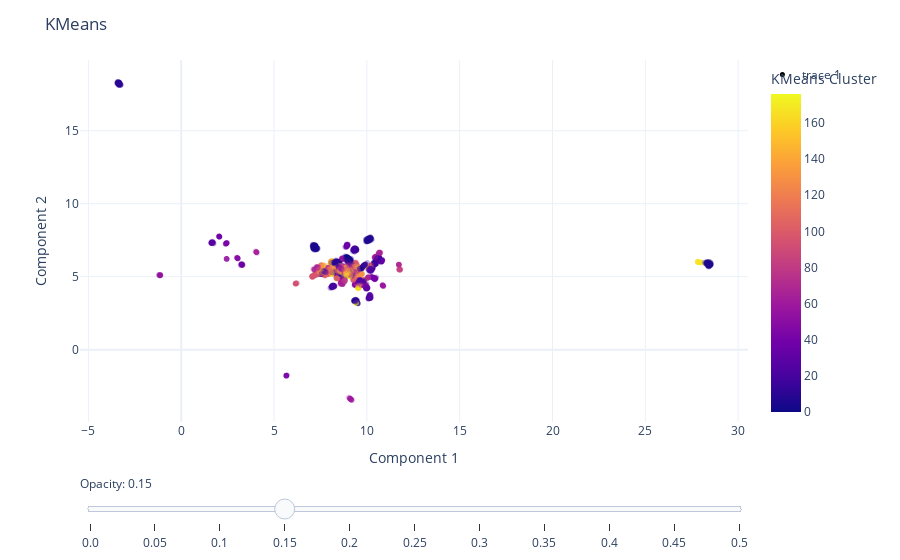

Here is the notebook cell this chart was saved with:
### Markdown cell above
### n dimensions

### Code cell
# Plot the training points
fig = px.scatter(
    data_frame = train_df,
    x = "Component 1",
    y = "Component 2", # Change components to visualize each of the 30 dimensions
    color = "KMeans Cluster",
    hover_data = ["taxon_id", "Target", "Media Cluster"],
    opacity = 0.3
) 

# Add the test points as a scatter trace
fig.add_trace(
    go.Scatter(
        x=test_df["Component 1"],  # x coordinates
        y=test_df["Component 2"],  # y coordinates
        mode='markers',
        marker=dict(
            color='black',  
            size=5,  
            opacity=1.0 
        ),
        text=test_df["Target"]  # marker hover text
    )
)

# Opacity slider
steps = []
for i in range(11):  # 0 to 1 in steps of 0.1
    step = dict(
        method="restyle",
        args=[{"marker.opacity": [i/20]}, [0]],  # Adjust opacity of the first trace only
        label=str(i/20)
    )
    steps.append(step)
sliders = [dict(
    active=3,  # initial value corresponding to opacity=0.3
    currentvalue={"prefix": "Opacity: "},
    pad={"t": 50},
    steps=steps
)]

fig.update_layout(
    sliders=sliders,
    title="KMeans",
    template="plotly_white",
)

fig.show()

### Figure 1 — Plotly figure (JSON) as saved in the notebook; plotly's stock layout.template omitted (floating-point values rounded to 4 significant figures; data arrays with more than 128 entries replaced by an {"elided": "..."} marker saying what was removed)
{"data": [{"customdata": {"elided": "8464x3 mixed values"}, "hovertemplate": "Component 1=%{x}<br>Component 2=%{y}<br>taxon_id=%{customdata[0]}<br>Target=%{customdata[1]}<br>Media Cluster=%{customdata[2]}<br>KMeans Cluster=%{marker.color}<extra></extra>", "legendgroup": "", "marker": {"color": {"elided": "8464 int values"}, "coloraxis": "coloraxis", "opacity": 0.3, "symbol": "circle"}, "mode": "markers", "name": "", "showlegend": false, "type": "scattergl", "x": {"elided": "8464 float values"}, "xaxis": "x", "y": {"elided": "8464 float values"}, "yaxis": "y"}, {"marker": {"color": "black", "opacity": 1, "size": 5}, "mode": "markers", "text": ["unknown", "unknown", "unknown", "unknown", "unknown", "unknown", "unknown", "unknown", "unknown", "unknown", "unknown", "unknown", "unknown", "unknown", "unknown", "unknown", "unknown", "unknown", "unknown", "unknown", "unknown", "unknown", "unknown"], "type": "scatter", "x": [7.7, 8.506, 8.858, 9.123, 8.825, 8.463, 8.928, 8.764, 8.512, 8.95, 8.411, 8.456, 7.965, 8.112, 8.921, 8.539, 8.941, 8.468, 8.873, 8.561, 8.928, 8.666, 8.428], "y": [5.244, 5.557, 5.363, 5.346, 5.371, 5.465, 5.288, 5.277, 5.503, 5.346, 5.393, 5.48, 5.26, 5.256, 5.352, 5.541, 5.34, 5.489, 5.365, 5.212, 5.392, 5.294, 5.462]}], "layout": {"coloraxis": {"colorbar": {"title": {"text": "KMeans Cluster"}}, "colorscale": [[0, "#0d0887"], [0.1111, "#46039f"], [0.2222, "#7201a8"], [0.3333, "#9c179e"], [0.4444, "#bd3786"], [0.5556, "#d8576b"], [0.6667, "#ed7953"], [0.7778, "#fb9f3a"], [0.8889, "#fdca26"], [1, "#f0f921"]]}, "legend": {"tracegroupgap": 0}, "margin": {"t": 60}, "sliders": [{"active": 3, "currentvalue": {"prefix": "Opacity: "}, "pad": {"t": 50}, "steps": [{"args": [{"marker.opacity": [0]}, [0]], "label": "0.0", "method": "restyle"}, {"args": [{"marker.opacity": [0.05]}, [0]], "label": "0.05", "method": "restyle"}, {"args": [{"marker.opacity": [0.1]}, [0]], "label": "0.1", "method": "restyle"}, {"args": [{"marker.opacity": [0.15]}, [0]], "label": "0.15", "method": "restyle"}, {"args": [{"marker.opacity": [0.2]}, [0]], "label": "0.2", "method": "restyle"}, {"args": [{"marker.opacity": [0.25]}, [0]], "label": "0.25", "method": "restyle"}, {"args": [{"marker.opacity": [0.3]}, [0]], "label": "0.3", "method": "restyle"}, {"args": [{"marker.opacity": [0.35]}, [0]], "label": "0.35", "method": "restyle"}, {"args": [{"marker.opacity": [0.4]}, [0]], "label": "0.4", "method": "restyle"}, {"args": [{"marker.opacity": [0.45]}, [0]], "label": "0.45", "method": "restyle"}, {"args": [{"marker.opacity": [0.5]}, [0]], "label": "0.5", "method": "restyle"}]}], "title": {"text": "KMeans"}, "xaxis": {"anchor": "y", "domain": [0, 1], "title": {"text": "Component 1"}}, "yaxis": {"anchor": "x", "domain": [0, 1], "title": {"text": "Component 2"}}}}
